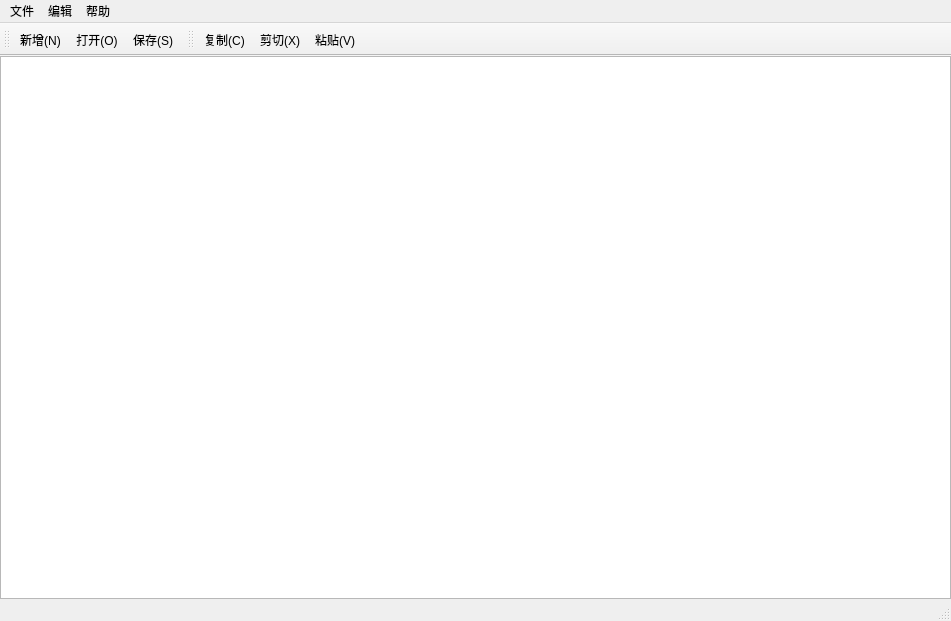
<?xml version="1.0" encoding="UTF-8"?>
<ui version="4.0">
 <class>MainWindow</class>
 <widget class="QMainWindow" name="MainWindow">
  <property name="geometry">
   <rect>
    <x>0</x>
    <y>0</y>
    <width>951</width>
    <height>621</height>
   </rect>
  </property>
  <property name="windowTitle">
   <string>MainWindow</string>
  </property>
  <widget class="QWidget" name="centralwidget">
   <layout class="QVBoxLayout" name="verticalLayout">
    <property name="spacing">
     <number>0</number>
    </property>
    <property name="sizeConstraint">
     <enum>QLayout::SetDefaultConstraint</enum>
    </property>
    <property name="leftMargin">
     <number>0</number>
    </property>
    <property name="topMargin">
     <number>0</number>
    </property>
    <property name="rightMargin">
     <number>0</number>
    </property>
    <property name="bottomMargin">
     <number>0</number>
    </property>
    <item>
     <widget class="QTextEdit" name="textEdit"/>
    </item>
   </layout>
  </widget>
  <widget class="QMenuBar" name="menubar">
   <property name="geometry">
    <rect>
     <x>0</x>
     <y>0</y>
     <width>951</width>
     <height>28</height>
    </rect>
   </property>
   <widget class="QMenu" name="menu">
    <property name="title">
     <string>文件</string>
    </property>
    <addaction name="action_N"/>
    <addaction name="action_O"/>
    <addaction name="action_S"/>
    <addaction name="action_Q"/>
   </widget>
   <widget class="QMenu" name="menu_2">
    <property name="title">
     <string>编辑</string>
    </property>
    <addaction name="action_C"/>
    <addaction name="action_X"/>
    <addaction name="action_V"/>
   </widget>
   <widget class="QMenu" name="menu_3">
    <property name="title">
     <string>帮助</string>
    </property>
    <addaction name="action_A"/>
   </widget>
   <addaction name="menu"/>
   <addaction name="menu_2"/>
   <addaction name="menu_3"/>
  </widget>
  <widget class="QStatusBar" name="statusbar"/>
  <widget class="QToolBar" name="toolBar">
   <property name="windowTitle">
    <string>toolBar</string>
   </property>
   <attribute name="toolBarArea">
    <enum>TopToolBarArea</enum>
   </attribute>
   <attribute name="toolBarBreak">
    <bool>false</bool>
   </attribute>
   <addaction name="action_N"/>
   <addaction name="action_O"/>
   <addaction name="action_S"/>
  </widget>
  <widget class="QToolBar" name="toolBar_2">
   <property name="windowTitle">
    <string>toolBar_2</string>
   </property>
   <attribute name="toolBarArea">
    <enum>TopToolBarArea</enum>
   </attribute>
   <attribute name="toolBarBreak">
    <bool>false</bool>
   </attribute>
   <addaction name="action_C"/>
   <addaction name="action_X"/>
   <addaction name="action_V"/>
  </widget>
  <action name="action_N">
   <property name="icon">
    <iconset resource="MenuActions.qrc">
     <normaloff>:/images/new.png</normaloff>:/images/new.png</iconset>
   </property>
   <property name="text">
    <string>新增(&amp;N)</string>
   </property>
   <property name="shortcut">
    <string>Ctrl+N</string>
   </property>
  </action>
  <action name="action_O">
   <property name="icon">
    <iconset resource="MenuActions.qrc">
     <normaloff>:/images/open.png</normaloff>:/images/open.png</iconset>
   </property>
   <property name="text">
    <string>打开(&amp;O)</string>
   </property>
   <property name="shortcut">
    <string>Ctrl+O</string>
   </property>
  </action>
  <action name="action_S">
   <property name="icon">
    <iconset resource="MenuActions.qrc">
     <normaloff>:/images/save.png</normaloff>:/images/save.png</iconset>
   </property>
   <property name="text">
    <string>保存(&amp;S)</string>
   </property>
   <property name="shortcut">
    <string>Ctrl+S</string>
   </property>
  </action>
  <action name="action_Q">
   <property name="text">
    <string>退出(&amp;Q)</string>
   </property>
   <property name="toolTip">
    <string>退出(Q)</string>
   </property>
   <property name="shortcut">
    <string>Ctrl+Q</string>
   </property>
  </action>
  <action name="action_C">
   <property name="text">
    <string>复制(&amp;C)</string>
   </property>
  </action>
  <action name="action_X">
   <property name="text">
    <string>剪切(&amp;X)</string>
   </property>
  </action>
  <action name="action_V">
   <property name="text">
    <string>粘贴(&amp;V)</string>
   </property>
  </action>
  <action name="action_A">
   <property name="text">
    <string>关于(&amp;A)</string>
   </property>
  </action>
 </widget>
 <resources>
  <include location="MenuActions.qrc"/>
 </resources>
 <connections/>
</ui>
